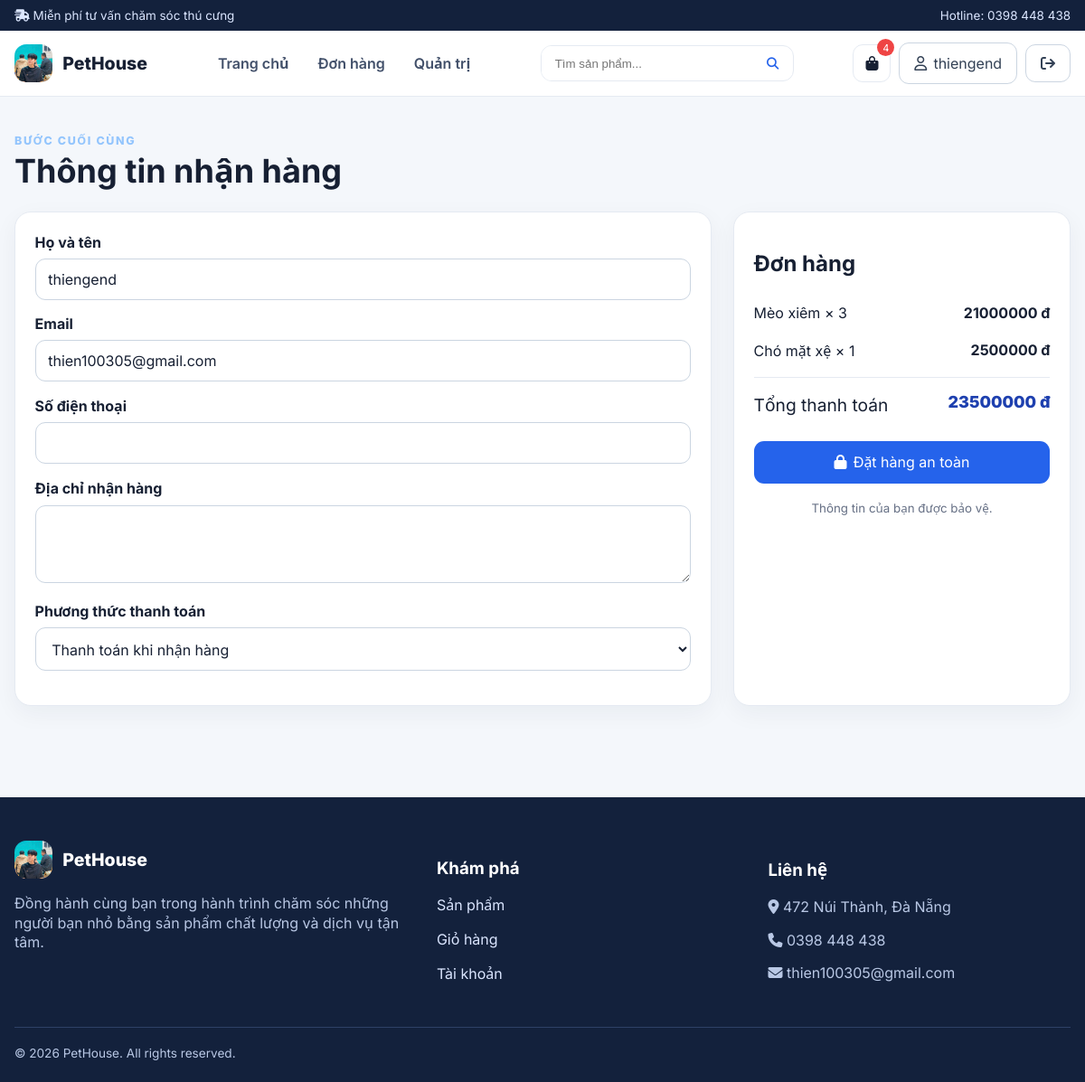
Page /checkout/cart/ (signed in) on the committed database.
### accounts/models.py (models this page shows, shortened)
class CartItem(models.Model):
    cart = models.ForeignKey(Cart, on_delete=models.CASCADE, related_name="items")
    product = models.ForeignKey(Product, on_delete=models.CASCADE)
    quantity = models.PositiveIntegerField(default=1, validators=[MinValueValidator(1), MaxValueValidator(99)])
    created_at = models.DateTimeField(auto_now_add=True)
    updated_at = models.DateTimeField(auto_now=True)
    class Meta:
        constraints = [models.UniqueConstraint(fields=["cart", "product"], name="uq_cart_product")]
    @property
    def total_price(self):
        return self.product.price * self.quantity

class Product(models.Model):
    name = models.CharField(max_length=200, verbose_name="Tên sản phẩm")
    description = models.TextField(verbose_name="Mô tả")
    price = models.DecimalField(max_digits=12, decimal_places=0, validators=[MinValueValidator(0)], verbose_name="Giá")
    image = models.ImageField(upload_to="products/", verbose_name="Hình ảnh")
    category = models.ForeignKey(Category, on_delete=models.PROTECT, related_name="products", verbose_name="Danh mục")
    created_at = models.DateTimeField(auto_now_add=True, verbose_name="Ngày tạo")
    updated_at = models.DateTimeField(auto_now=True, verbose_name="Ngày cập nhật")
    is_active = models.BooleanField(default=True, verbose_name="Đang bán")
    class Meta:
        verbose_name = "Sản phẩm"
        verbose_name_plural = "Sản phẩm"
        ordering = ["-created_at"]

### accounts/views.py (the view)
# urls.py: path("checkout/cart/", views.checkout, name="checkout_cart"),
@login_required
def checkout(request, product_id=None):
    items = _checkout_items(request.user, product_id)
    if not items:
        messages.warning(request, "Giỏ hàng đang trống.")
        return redirect("cart")
    profile_obj, _ = UserProfile.objects.get_or_create(user=request.user)
    subtotal = sum((item["total_price"] if isinstance(item, dict) else item.total_price for item in items), Decimal("0"))
    initial = {
        "full_name": request.user.get_full_name() or request.user.username,
        "email": request.user.email, "phone": profile_obj.phone, "address": profile_obj.address,
        "payment_method": "cod", "product_id": product_id, "quantity": 1,
    }
    return render(request, "checkout.html", {"cart_items": items, "subtotal": subtotal, "total": subtotal, "form": CheckoutForm(initial=initial), "direct_product_id": product_id})

### accounts/forms.py
class CheckoutForm(forms.Form):
    full_name = forms.CharField(max_length=100, label="Họ và tên")
    email = forms.EmailField(label="Email")
    phone = forms.CharField(max_length=20, label="Số điện thoại")
    address = forms.CharField(widget=forms.Textarea(attrs={"rows": 3}), label="Địa chỉ nhận hàng")
    payment_method = forms.ChoiceField(choices=Order.PAYMENT_METHODS, label="Phương thức thanh toán")
    product_id = forms.IntegerField(required=False, widget=forms.HiddenInput)
    quantity = forms.IntegerField(required=False, min_value=1, max_value=99, initial=1, widget=forms.HiddenInput)

### accounts/context_processors.py (called while the page is built)
def store_context(request):
    cart_count = 0
    if request.user.is_authenticated:
        cart_count = CartItem.objects.filter(cart__user=request.user).aggregate(total=Sum("quantity"))["total"] or 0
    return {"cart_count": cart_count}

### accounts/views.py (called while the page is built)
def _checkout_items(user, product_id=None):
    if product_id:
        product = get_object_or_404(Product, id=product_id, is_active=True)
        return [{"product": product, "quantity": 1, "total_price": product.price}]
    cart_obj, _ = Cart.objects.get_or_create(user=user)
    return list(cart_obj.items.select_related("product"))

### ecommerce/templates/checkout.html
{% extends 'base.html' %}{% block title %}Thanh toán | PetHouse{% endblock %}{% block content %}<section class="section"><div class="container"><div class="section-heading"><div><span class="eyebrow">Bước cuối cùng</span><h1>Thông tin nhận hàng</h1></div></div><form method="post" action="{% url 'place_order' %}" class="two-col">{% csrf_token %}<div class="panel"><div class="form-group"><label for="id_full_name">Họ và tên</label>{{ form.full_name }}</div><div class="form-group"><label for="id_email">Email</label>{{ form.email }}</div><div class="form-group"><label for="id_phone">Số điện thoại</label>{{ form.phone }}</div><div class="form-group"><label for="id_address">Địa chỉ nhận hàng</label>{{ form.address }}</div><div class="form-group"><label for="id_payment_method">Phương thức thanh toán</label>{{ form.payment_method }}</div>{{ form.product_id }}{{ form.quantity }}</div><aside class="panel summary"><h2>Đơn hàng</h2>{% for item in cart_items %}<div class="summary-line"><span>{% if item.product %}{{ item.product.name }}{% else %}{{ item.product.name }}{% endif %} × {{ item.quantity }}</span><strong>{{ item.total_price|floatformat:0 }} đ</strong></div>{% endfor %}<div class="summary-line summary-total"><span>Tổng thanh toán</span><strong class="price">{{ total|floatformat:0 }} đ</strong></div><button class="btn btn-primary w-100 mt-2"><i class="fa-solid fa-lock"></i> Đặt hàng an toàn</button><p class="muted text-center"><small>Thông tin của bạn được bảo vệ.</small></p></aside></form></div></section>{% endblock %}

### ecommerce/templates/base.html (shortened to what this page needs)
{% load static %}
<!doctype html>
<html lang="vi">
<head>
  <link rel="stylesheet" href="https://cdnjs.cloudflare.com/ajax/libs/font-awesome/6.5.2/css/all.min.css">
  <link rel="stylesheet" href="{% static 'css/store.css' %}">
</head>
<body>
  <div class="topbar"><div class="container topbar-inner"><span><i class="fa-solid fa-truck-fast"></i> Miễn phí tư vấn chăm sóc thú cưng</span><span>Hotline: 0398 448 438</span></div></div>
  <header class="site-nav">
    <div class="container nav-inner">
      <a class="brand" href="{% url 'home' %}"><img class="brand-mark" src="{% static 'images/pic.jpg' %}" alt="PetHouse"><span>PetHouse</span></a>
      <nav class="nav-links" aria-label="Điều hướng chính">
        <a class="nav-link" href="{% url 'home' %}">Trang chủ</a>
        {% if user.is_authenticated %}<a class="nav-link" href="{% url 'profile' %}">Đơn hàng</a>{% endif %}
        {% if user.is_staff %}<a class="nav-link" href="{% url 'admin_dashboard' %}">Quản trị</a>{% endif %}
      </nav>
      <form class="search-form" action="{% url 'search' %}" method="get" role="search">
        <input name="q" value="{{ request.GET.q }}" placeholder="Tìm sản phẩm..." aria-label="Tìm sản phẩm">
        <button aria-label="Tìm kiếm"><i class="fa-solid fa-magnifying-glass"></i></button>
      </form>
      <div class="nav-actions">
        {% if user.is_authenticated %}
          <a class="btn icon-btn" href="{% url 'cart' %}" aria-label="Giỏ hàng"><i class="fa-solid fa-bag-shopping"></i><span class="cart-badge">{{ cart_count|default:0 }}</span></a>
          <a class="btn btn-outline account-link" href="{% url 'profile' %}"><i class="fa-regular fa-user"></i> {{ user.username }}</a>
          <form action="{% url 'logout' %}" method="post">{% csrf_token %}<button class="btn btn-outline" aria-label="Đăng xuất"><i class="fa-solid fa-arrow-right-from-bracket"></i></button></form>
        {% else %}
          <a class="btn btn-outline" href="{% url 'login' %}">Đăng nhập</a><a class="btn btn-primary account-link" href="{% url 'register' %}">Đăng ký</a>
        {% endif %}
      </div>
    </div>
  </header>
  <main class="site-main">
    {% block content %}{% endblock %}
  </main>
  <footer class="footer"><div class="container"><div class="footer-grid"><div><a class="brand" href="{% url 'home' %}" style="color:white"><img class="brand-mark" src="{% static 'images/pic.jpg' %}" alt="">PetHouse</a><p>Đồng hành cùng bạn trong hành trình chăm sóc những người bạn nhỏ bằng sản phẩm chất lượng và dịch vụ tận tâm.</p></div><div><h3>Khám phá</h3><p><a href="{% url 'home' %}">Sản phẩm</a></p><p><a href="{% url 'cart' %}">Giỏ hàng</a></p><p><a href="{% url 'profile' %}">Tài khoản</a></p></div><div><h3>Liên hệ</h3><p><i class="fa-solid fa-location-dot"></i> 472 Núi Thành, Đà Nẵng</p><p><i class="fa-solid fa-phone"></i> 0398 448 438</p><p><i class="fa-solid fa-envelope"></i> thien100305@gmail.com</p></div></div><div class="footer-bottom">© {% now "Y" %} PetHouse. All rights reserved.</div></div></footer>
</body>
</html>

### ecommerce/static/css/store.css (style rules this page uses)
:root { --brand:#2563eb;--brand-dark:#1e40af;--ink:#172033;--muted:#667085;--surface:#fff;--soft:#f4f7fb;--line:#e5eaf2;--success:#159a68;--danger:#dc3545;--radius:18px;--shadow:0 14px 36px rgba(23,32,51,.09) }
* { box-sizing:border-box }
body { font-family:Inter,system-ui,-apple-system,"Segoe UI",sans-serif;color:var(--ink);background:var(--soft);margin:0 }
.site-main { min-height:65vh }
.container { width:min(1180px,calc(100% - 32px));margin:auto }
.topbar { background:#13213c;color:#dbe6ff;font-size:.84rem;padding:.5rem 0 }
.topbar-inner,.nav-inner,.row-between { display:flex;align-items:center;justify-content:space-between;gap:1rem }
.site-nav { background:rgba(255,255,255,.96);border-bottom:1px solid var(--line);position:sticky;top:0;z-index:100;backdrop-filter:blur(12px) }
.nav-inner { min-height:72px }
.brand { display:flex;align-items:center;gap:.7rem;font-weight:800;font-size:1.22rem;color:var(--ink);text-decoration:none }
.brand-mark { width:42px;height:42px;border-radius:13px;object-fit:cover }
.nav-links { display:flex;align-items:center;gap:.4rem }
.nav-link { color:#42506a;text-decoration:none;padding:.62rem .8rem;border-radius:10px;font-weight:600 }
.search-form { display:flex;min-width:280px;border:1px solid var(--line);border-radius:12px;background:white;overflow:hidden }
.search-form input { border:0;outline:0;padding:.72rem .9rem;width:100% }
.search-form button { border:0;background:transparent;color:var(--brand);padding:0 1rem }
.nav-actions { display:flex;align-items:center;gap:.55rem }
.btn { display:inline-flex;align-items:center;justify-content:center;gap:.45rem;border:1px solid transparent;border-radius:11px;padding:.72rem 1rem;font-weight:700;text-decoration:none;cursor:pointer;background:white;color:var(--ink);font:inherit }
.btn-primary { background:var(--brand);color:white }
.btn-outline { border-color:#cbd5e1;color:#334155;background:white }
.icon-btn { width:42px;height:42px;padding:0;border:1px solid var(--line);position:relative }
.cart-badge { position:absolute;right:-5px;top:-7px;background:#ef4444;color:white;min-width:19px;height:19px;border-radius:99px;font-size:.69rem;display:grid;place-items:center }
.eyebrow { text-transform:uppercase;letter-spacing:.13em;font-weight:800;font-size:.78rem;color:#93c5fd }
.section { padding:2.3rem 0 }
.section-heading { display:flex;align-items:end;justify-content:space-between;gap:1rem;margin-bottom:1.35rem }
.section-heading h1,.section-heading h2 { margin:0;font-size:clamp(1.65rem,3vw,2.25rem) }
.section-heading p,.muted { color:var(--muted) }
.price { color:var(--brand-dark);font-size:1.12rem;font-weight:850 }
.panel { background:white;border:1px solid var(--line);border-radius:var(--radius);box-shadow:0 8px 26px rgba(23,32,51,.05);padding:1.35rem }
.two-col { display:grid;grid-template-columns:minmax(0,1.55fr) minmax(290px,.75fr);gap:1.5rem }
.form-group { margin-bottom:1rem }
.form-label,label { display:block;font-weight:700;margin-bottom:.45rem }
.form-control,select,textarea,input[type=text],input[type=email],input[type=password],input[type=number],input[type=date],input[type=time] { width:100%;border:1px solid #cbd5e1;border-radius:11px;padding:.76rem .85rem;background:white;color:var(--ink);font:inherit }
.summary { position:sticky;top:94px }
.summary-line { display:flex;justify-content:space-between;padding:.65rem 0 }
.summary-total { font-size:1.2rem;border-top:1px solid var(--line);margin-top:.5rem;padding-top:1rem }
.footer { background:#13213c;color:#b9c8e5;margin-top:4rem;padding:3rem 0 1.5rem }
.footer-grid { display:grid;grid-template-columns:1.3fr 1fr 1fr;gap:2rem }
.footer h3 { color:white }
.footer a { color:#dbe6ff;text-decoration:none }
.footer-bottom { border-top:1px solid #2e4166;margin-top:2rem;padding-top:1.2rem;font-size:.85rem }
.w-100 { width:100% }
.text-center { text-align:center }
.mt-2 { margin-top:1rem }

### rows in the picture
CartItem: product.name "Mèo xiêm", quantity "3", total_price "21000000"
CartItem: product.name "Chó mặt xệ", quantity "1", total_price "2500000"

### other values in the picture
{{ cart_count|default:0 }} "4"
{{ user.username }} "thiengend"
{{ total|floatformat:0 }} "23500000"
